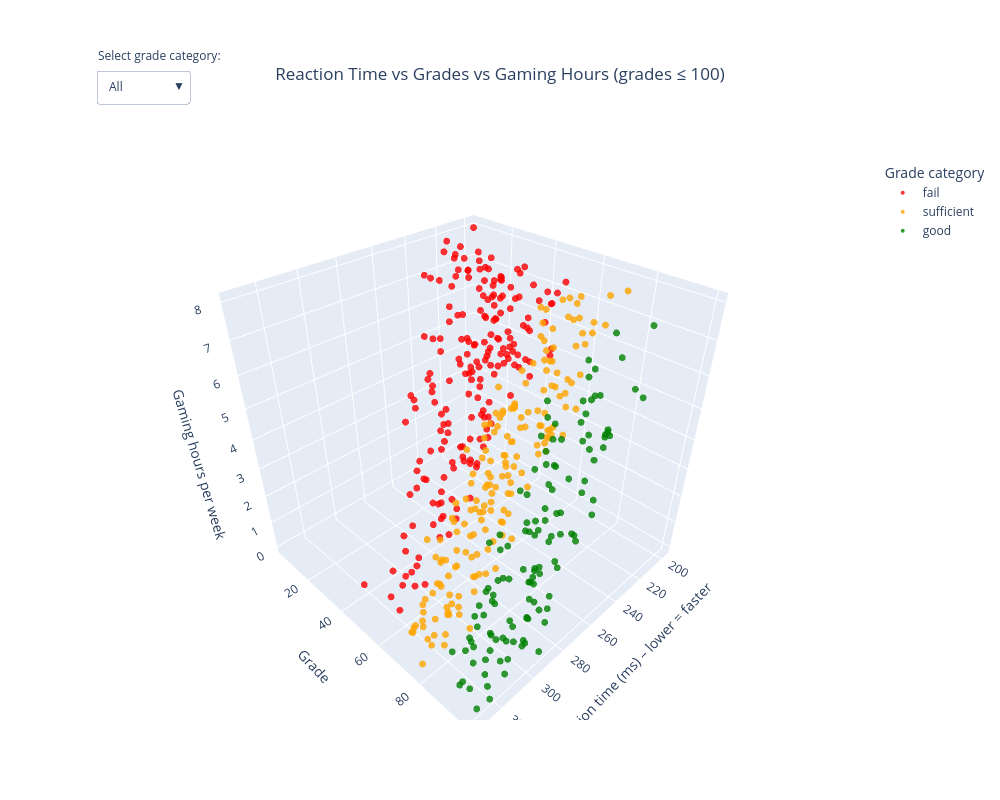

Notebook cell for this chart:
### Markdown cell above
## Gaming and response time

The second argument that we bring for the balanced lifestyle perspective is that spending more time gaming will reduce grades, but may improve response times which in turn will improve eduaction performance. This is based on the research of https://link.springer.com/article/10.1186/s12909-020-02416-7, who found that higher response times improve cognitive performance. https://link.springer.com/article/10.1186/s12909-020-02416-7 proved that gaming improves response times. This means that gaming would improve

### Code cell
#| class: col-page-right

%run ../plots/gaming_stats_3d.ipynb

### Figure 1 — Plotly figure (JSON) as saved in the notebook; plotly's stock layout.template omitted (floating-point values rounded to 4 significant figures; data arrays with more than 128 entries replaced by an {"elided": "..."} marker saying what was removed)
{"data": [{"customdata": {"elided": "195x3 mixed values"}, "hovertemplate": "Grade category: fail<br>Reaction time (ms): %{x}<br>Grade: %{y}<br>Gaming hours/week: %{z}<br>Study hours/week: %{customdata[0]}<br>Study hours category: %{customdata[1]}<extra></extra>", "marker": {"color": "red", "opacity": 0.8, "size": 4}, "mode": "markers", "name": "fail", "type": "scatter3d", "x": {"elided": "195 float values"}, "y": {"elided": "195 float values"}, "z": {"elided": "195 float values"}}, {"customdata": {"elided": "179x3 mixed values"}, "hovertemplate": "Grade category: sufficient<br>Reaction time (ms): %{x}<br>Grade: %{y}<br>Gaming hours/week: %{z}<br>Study hours/week: %{customdata[0]}<br>Study hours category: %{customdata[1]}<extra></extra>", "marker": {"color": "orange", "opacity": 0.8, "size": 4}, "mode": "markers", "name": "sufficient", "type": "scatter3d", "x": {"elided": "179 float values"}, "y": {"elided": "179 float values"}, "z": {"elided": "179 float values"}}, {"customdata": {"elided": "126x3 mixed values"}, "hovertemplate": "Grade category: good<br>Reaction time (ms): %{x}<br>Grade: %{y}<br>Gaming hours/week: %{z}<br>Study hours/week: %{customdata[0]}<br>Study hours category: %{customdata[1]}<extra></extra>", "marker": {"color": "green", "opacity": 0.8, "size": 4}, "mode": "markers", "name": "good", "type": "scatter3d", "x": [255.5, 269.7, 248.8, 258.2, 304.4, 257.1, 262.1, 258.6, 275.4, 297.7, 263.1, 325.0, 271.8, 293.4, 290.9, 252.5, 314.3, 296.1, 280.6, 263.5, 324.1, 285.4, 256.9, 287.5, 293.8, 278.0, 291.0, 293.1, 221.1, 268.2, 266.6, 248.5, 299.8, 289.9, 310.6, 292.2, 302.1, 309.5, 322.7, 303.3, 318.2, 242.1, 285.0, 266.6, 293.7, 277.0, 314.0, 302.2, 317.1, 251.0, 278.6, 303.6, 257.7, 302.0, 329.5, 304.9, 282.1, 309.2, 244.8, 297.6, 321.8, 273.2, 280.8, 244.1, 261.5, 226.8, 324.9, 245.3, 309.2, 258.6, 253.6, 309.9, 274.4, 271.9, 310.7, 286.7, 289.8, 289.9, 296.3, 305.8, 238.0, 284.3, 331.3, 239.8, 266.6, 300.8, 241.1, 286.7, 268.8, 282.1, 285.4, 244.1, 300.0, 243.8, 267.7, 242.1, 305.9, 299.8, 290.4, 288.4, 304.2, 276.0, 263.8, 312.2, 284.8, 318.4, 297.6, 288.2, 262.2, 257.0, 247.3, 263.3, 302.7, 284.1, 312.7, 274.2, 301.7, 303.4, 231.6, 270.1, 318.6, 233.3, 268.9, 330.2, 279.6, 294.4], "y": [91.9, 97.21, 94.53, 90.97, 84.61, 86.94, 80.76, 81.9, 91.21, 97.49, 80.03, 93.44, 90.6, 94.92, 94.12, 89.98, 87.32, 80.61, 91.27, 99.33, 100.0, 85.15, 89.02, 99.31, 96.94, 87.19, 91.22, 95.3, 83.74, 81.57, 86.21, 93.6, 83.31, 95.45, 91.7, 100.0, 88.46, 100.0, 100.0, 84.67, 97.05, 87.45, 92.31, 82.77, 83.7, 96.0, 100.0, 100.0, 100.0, 94.77, 83.73, 89.52, 93.23, 100.0, 92.56, 89.36, 86.28, 82.63, 84.12, 92.23, 97.34, 82.84, 89.73, 86.58, 82.19, 94.69, 94.78, 86.08, 97.96, 99.6, 93.36, 84.6, 88.37, 90.19, 86.31, 92.02, 100.0, 84.11, 87.61, 83.59, 99.5, 87.25, 95.12, 83.54, 84.51, 85.98, 81.18, 92.52, 97.68, 96.61, 99.26, 92.41, 84.56, 83.96, 83.08, 82.1, 96.02, 99.15, 81.21, 100.0, 87.89, 99.32, 85.22, 90.98, 100.0, 80.88, 87.65, 84.12, 87.79, 80.1, 93.19, 99.38, 99.28, 91.47, 84.43, 82.96, 92.4, 100.0, 94.08, 86.62, 86.95, 86.04, 97.6, 100.0, 91.09, 100.0], "z": [4.14, 3.17, 5.52, 6.16, 1.11, 4.03, 4.37, 4.28, 2.85, 1.58, 6.24, 0.03, 5.83, 2.46, 1.69, 5.36, 0.59, 1.45, 2.19, 4.18, 0.63, 4.54, 5.81, 1.52, 2.99, 2.95, 2.56, 2.47, 6.54, 5.45, 3.98, 5.02, 3.36, 1.62, 0.58, 0.16, 0.31, 1.48, 0.03, 1.92, 1.97, 6.11, 3.67, 5.0, 2.9, 3.43, 0.51, 1.04, 1.18, 5.45, 4.12, 2.64, 5.23, 1.94, 0.38, 1.87, 3.48, 0.17, 6.57, 0.86, 0.73, 4.67, 2.06, 6.12, 5.18, 7.84, 1.14, 6.02, 0.64, 5.91, 4.79, 1.33, 3.76, 2.84, 1.1, 4.01, 1.17, 2.89, 0.0, 1.46, 6.37, 3.35, 0.83, 6.65, 2.87, 1.77, 5.7, 2.18, 4.51, 4.31, 3.07, 5.37, 0.17, 4.67, 6.02, 6.9, 1.77, 1.75, 3.13, 2.06, 1.84, 3.59, 4.56, 0.25, 2.88, 0.13, 2.33, 1.66, 3.14, 5.42, 5.35, 3.71, 0.9, 1.75, 0.64, 2.69, 0.52, 1.2, 6.25, 4.28, 0.65, 7.54, 2.97, 0.11, 1.9, 1.86]}], "layout": {"annotations": [{"showarrow": false, "text": "Select grade category:", "x": 0.02, "xref": "paper", "y": 1.205, "yref": "paper"}], "height": 800, "legend": {"title": {"text": "Grade category"}}, "margin": {"t": 160}, "scene": {"xaxis": {"title": {"text": "Reaction time (ms) – lower = faster"}}, "yaxis": {"title": {"text": "Grade"}}, "zaxis": {"title": {"text": "Gaming hours per week"}}}, "title": {"text": "Reaction Time vs Grades vs Gaming Hours (grades ≤ 100)", "x": 0.5, "xanchor": "center"}, "updatemenus": [{"buttons": [{"args": [{"visible": [true, true, true]}], "label": "All", "method": "update"}, {"args": [{"visible": [true, false, false]}], "label": "Fail", "method": "update"}, {"args": [{"visible": [false, true, false]}], "label": "Sufficient", "method": "update"}, {"args": [{"visible": [false, false, true]}], "label": "Good", "method": "update"}], "direction": "down", "showactive": true, "x": 0.02, "xanchor": "left", "y": 1.16, "yanchor": "top"}], "width": 1000}}
